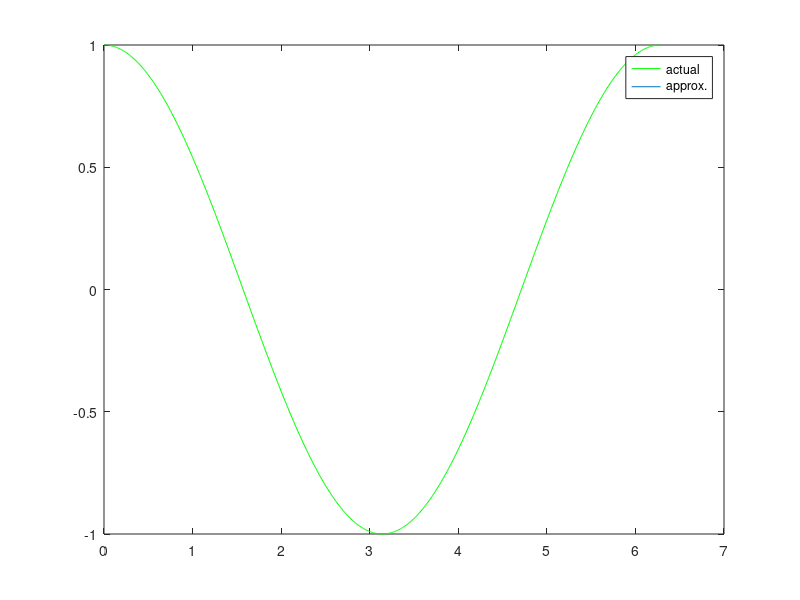

This figure's MATLAB source:
% This code will approxmmate the function f using the DFT


close all 

a=0;b=2*pi; % define interval, i.e. endpoints of domain(f) 

N=20; % number of sample points to take from f

% build vector of points in domain(f) to sample from
for j=1:N+1
   x(j) = (b-a)*(j-1)/N;
end

f= 1./x; % approximate cos(x) with resulting Fourier series


% build matrix of powers of roots of unity
for m=1:N+1
   for n=1:N+1
      F(m,n) = exp((m-1)*(n-1)*(2*pi*1i)/N);
   end
end

% solve f = Fc by domng F\f
c = F\f'; % c is vector of Fourier coefficients

% plot discrete cos(x) using N points 

xx=0:0.01:2*pi;
plot(xx,cos(xx),'g')
hold on

% build the Fourier series using coefficients from c
summ=0;
for k=1:length(c)
   summ = summ + c(k)*exp(1i*(k-1)*x); 
end

% plot the fourier series against the discrete sin function 
plot(x,summ)
legend('actual','approx.')


